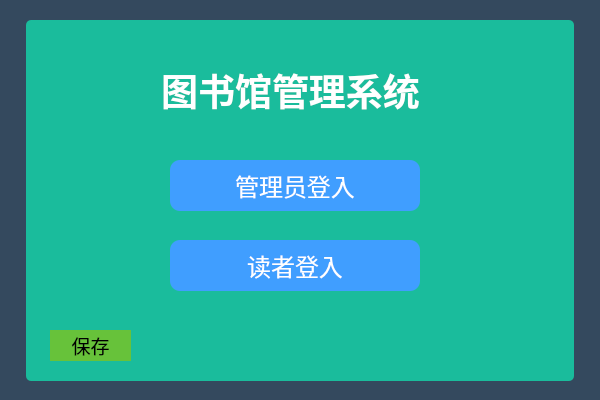
<?xml version="1.0" encoding="UTF-8"?>
<ui version="4.0">
 <class>LibrarySystem</class>
 <widget class="QWidget" name="LibrarySystem">
  <property name="geometry">
   <rect>
    <x>0</x>
    <y>0</y>
    <width>600</width>
    <height>400</height>
   </rect>
  </property>
  <property name="windowTitle">
   <string>图书馆管理系统</string>
  </property>
  <property name="styleSheet">
   <string notr="true"/>
  </property>
  <widget class="QLabel" name="label">
   <property name="geometry">
    <rect>
     <x>150</x>
     <y>60</y>
     <width>281</width>
     <height>61</height>
    </rect>
   </property>
   <property name="styleSheet">
    <string notr="true"/>
   </property>
   <property name="text">
    <string>&lt;html&gt;&lt;head/&gt;&lt;body&gt;&lt;p align=&quot;center&quot;&gt;&lt;span style=&quot; font-size:28pt; font-weight:700; color:#ffffff;&quot;&gt;图书馆管理系统&lt;/span&gt;&lt;/p&gt;&lt;/body&gt;&lt;/html&gt;</string>
   </property>
  </widget>
  <widget class="QPushButton" name="close">
   <property name="geometry">
    <rect>
     <x>50</x>
     <y>330</y>
     <width>81</width>
     <height>31</height>
    </rect>
   </property>
   <property name="font">
    <font>
     <pointsize>14</pointsize>
    </font>
   </property>
   <property name="styleSheet">
    <string notr="true">background-color: rgb(103, 194, 58);
border-radius:30px ;</string>
   </property>
   <property name="text">
    <string>保存</string>
   </property>
  </widget>
  <widget class="QPushButton" name="ad">
   <property name="geometry">
    <rect>
     <x>170</x>
     <y>160</y>
     <width>250</width>
     <height>51</height>
    </rect>
   </property>
   <property name="minimumSize">
    <size>
     <width>250</width>
     <height>45</height>
    </size>
   </property>
   <property name="font">
    <font>
     <pointsize>18</pointsize>
    </font>
   </property>
   <property name="styleSheet">
    <string notr="true">background-color: rgb(64, 158, 255);
color: rgb(255, 255, 255);
border-radius:10px ;</string>
   </property>
   <property name="text">
    <string>管理员登入</string>
   </property>
   <property name="iconSize">
    <size>
     <width>200</width>
     <height>100</height>
    </size>
   </property>
  </widget>
  <widget class="QPushButton" name="re">
   <property name="geometry">
    <rect>
     <x>170</x>
     <y>240</y>
     <width>250</width>
     <height>51</height>
    </rect>
   </property>
   <property name="minimumSize">
    <size>
     <width>250</width>
     <height>45</height>
    </size>
   </property>
   <property name="font">
    <font>
     <pointsize>18</pointsize>
    </font>
   </property>
   <property name="styleSheet">
    <string notr="true">background-color: rgb(64, 158, 255);
color: rgb(255, 255, 255);
border-radius:10px ;</string>
   </property>
   <property name="text">
    <string>读者登入</string>
   </property>
  </widget>
  <widget class="QLabel" name="backgroud_1">
   <property name="geometry">
    <rect>
     <x>26</x>
     <y>20</y>
     <width>548</width>
     <height>361</height>
    </rect>
   </property>
   <property name="styleSheet">
    <string notr="true">background-color: rgb(26, 188, 156);
border-radius:5px ;</string>
   </property>
   <property name="text">
    <string/>
   </property>
  </widget>
  <widget class="QLabel" name="backgroud_2">
   <property name="geometry">
    <rect>
     <x>0</x>
     <y>0</y>
     <width>600</width>
     <height>400</height>
    </rect>
   </property>
   <property name="styleSheet">
    <string notr="true">background-color: rgb(52, 73, 94);</string>
   </property>
   <property name="text">
    <string/>
   </property>
  </widget>
  <zorder>backgroud_2</zorder>
  <zorder>backgroud_1</zorder>
  <zorder>close</zorder>
  <zorder>label</zorder>
  <zorder>ad</zorder>
  <zorder>re</zorder>
 </widget>
 <resources/>
 <connections/>
</ui>
